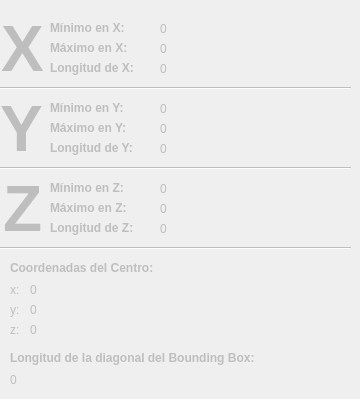
   <widget class="QWidget" name="boundingbox">
    <property name="enabled">
     <bool>false</bool>
    </property>
    <attribute name="title">
     <string>BBox</string>
    </attribute>
    <widget class="QLabel" name="label_20">
     <property name="geometry">
      <rect>
       <x>10</x>
       <y>320</y>
       <width>16</width>
       <height>20</height>
      </rect>
     </property>
     <property name="text">
      <string>z:</string>
     </property>
    </widget>
    <widget class="QLabel" name="label_3">
     <property name="geometry">
      <rect>
       <x>50</x>
       <y>100</y>
       <width>101</width>
       <height>17</height>
      </rect>
     </property>
     <property name="text">
      <string>&lt;html&gt;&lt;head/&gt;&lt;body&gt;&lt;p&gt;&lt;span style=&quot; font-weight:600;&quot;&gt;Mínimo en Y:&lt;/span&gt;&lt;/p&gt;&lt;/body&gt;&lt;/html&gt;</string>
     </property>
     <property name="textFormat">
      <enum>Qt::RichText</enum>
     </property>
    </widget>
    <widget class="QLabel" name="maxz">
     <property name="geometry">
      <rect>
       <x>160</x>
       <y>200</y>
       <width>191</width>
       <height>17</height>
      </rect>
     </property>
     <property name="text">
      <string>0</string>
     </property>
    </widget>
    <widget class="Line" name="line_3">
     <property name="geometry">
      <rect>
       <x>0</x>
       <y>240</y>
       <width>351</width>
       <height>16</height>
      </rect>
     </property>
     <property name="orientation">
      <enum>Qt::Horizontal</enum>
     </property>
    </widget>
    <widget class="QLabel" name="maxy">
     <property name="geometry">
      <rect>
       <x>160</x>
       <y>120</y>
       <width>191</width>
       <height>17</height>
      </rect>
     </property>
     <property name="text">
      <string>0</string>
     </property>
    </widget>
    <widget class="QLabel" name="label_12">
     <property name="geometry">
      <rect>
       <x>50</x>
       <y>220</y>
       <width>101</width>
       <height>17</height>
      </rect>
     </property>
     <property name="text">
      <string>&lt;html&gt;&lt;head/&gt;&lt;body&gt;&lt;p&gt;&lt;span style=&quot; font-weight:600;&quot;&gt;Longitud de Z:&lt;/span&gt;&lt;/p&gt;&lt;/body&gt;&lt;/html&gt;</string>
     </property>
     <property name="textFormat">
      <enum>Qt::RichText</enum>
     </property>
    </widget>
    <widget class="QLabel" name="label_7">
     <property name="geometry">
      <rect>
       <x>10</x>
       <y>260</y>
       <width>191</width>
       <height>17</height>
      </rect>
     </property>
     <property name="text">
      <string>&lt;html&gt;&lt;head/&gt;&lt;body&gt;&lt;p&gt;&lt;span style=&quot; font-weight:600;&quot;&gt;Coordenadas del Centro:&lt;/span&gt;&lt;/p&gt;&lt;/body&gt;&lt;/html&gt;</string>
     </property>
     <property name="textFormat">
      <enum>Qt::RichText</enum>
     </property>
    </widget>
    <widget class="QLabel" name="label_14">
     <property name="geometry">
      <rect>
       <x>10</x>
       <y>350</y>
       <width>311</width>
       <height>17</height>
      </rect>
     </property>
     <property name="text">
      <string>&lt;html&gt;&lt;head/&gt;&lt;body&gt;&lt;p&gt;&lt;span style=&quot; font-weight:600;&quot;&gt;Longitud de la diagonal del Bounding Box:&lt;/span&gt;&lt;/p&gt;&lt;/body&gt;&lt;/html&gt;</string>
     </property>
     <property name="textFormat">
      <enum>Qt::RichText</enum>
     </property>
    </widget>
    <widget class="QLabel" name="lonx">
     <property name="geometry">
      <rect>
       <x>160</x>
       <y>60</y>
       <width>191</width>
       <height>17</height>
      </rect>
     </property>
     <property name="text">
      <string>0</string>
     </property>
    </widget>
    <widget class="QLabel" name="label_2">
     <property name="geometry">
      <rect>
       <x>50</x>
       <y>40</y>
       <width>101</width>
       <height>17</height>
      </rect>
     </property>
     <property name="text">
      <string>&lt;html&gt;&lt;head/&gt;&lt;body&gt;&lt;p&gt;&lt;span style=&quot; font-weight:600;&quot;&gt;Máximo en X:&lt;/span&gt;&lt;/p&gt;&lt;/body&gt;&lt;/html&gt;</string>
     </property>
     <property name="textFormat">
      <enum>Qt::RichText</enum>
     </property>
    </widget>
    <widget class="QLabel" name="miny">
     <property name="geometry">
      <rect>
       <x>160</x>
       <y>100</y>
       <width>191</width>
       <height>17</height>
      </rect>
     </property>
     <property name="text">
      <string>0</string>
     </property>
    </widget>
    <widget class="QLabel" name="label_5">
     <property name="geometry">
      <rect>
       <x>50</x>
       <y>180</y>
       <width>101</width>
       <height>17</height>
      </rect>
     </property>
     <property name="text">
      <string>&lt;html&gt;&lt;head/&gt;&lt;body&gt;&lt;p&gt;&lt;span style=&quot; font-weight:600;&quot;&gt;Mínimo en Z:&lt;/span&gt;&lt;/p&gt;&lt;/body&gt;&lt;/html&gt;</string>
     </property>
     <property name="textFormat">
      <enum>Qt::RichText</enum>
     </property>
    </widget>
    <widget class="QLabel" name="label_18">
     <property name="geometry">
      <rect>
       <x>10</x>
       <y>280</y>
       <width>16</width>
       <height>20</height>
      </rect>
     </property>
     <property name="text">
      <string>x:</string>
     </property>
    </widget>
    <widget class="QLabel" name="label_10">
     <property name="geometry">
      <rect>
       <x>0</x>
       <y>80</y>
       <width>51</width>
       <height>101</height>
      </rect>
     </property>
     <property name="text">
      <string>&lt;html&gt;&lt;head/&gt;&lt;body&gt;&lt;p&gt;&lt;span style=&quot; font-size:48pt; font-weight:600;&quot;&gt;Y&lt;/span&gt;&lt;/p&gt;&lt;/body&gt;&lt;/html&gt;</string>
     </property>
     <property name="textFormat">
      <enum>Qt::RichText</enum>
     </property>
    </widget>
    <widget class="QLabel" name="label_6">
     <property name="geometry">
      <rect>
       <x>50</x>
       <y>200</y>
       <width>101</width>
       <height>17</height>
      </rect>
     </property>
     <property name="text">
      <string>&lt;html&gt;&lt;head/&gt;&lt;body&gt;&lt;p&gt;&lt;span style=&quot; font-weight:600;&quot;&gt;Máximo en Z:&lt;/span&gt;&lt;/p&gt;&lt;/body&gt;&lt;/html&gt;</string>
     </property>
     <property name="textFormat">
      <enum>Qt::RichText</enum>
     </property>
    </widget>
    <widget class="QLabel" name="label_11">
     <property name="geometry">
      <rect>
       <x>50</x>
       <y>140</y>
       <width>101</width>
       <height>17</height>
      </rect>
     </property>
     <property name="text">
      <string>&lt;html&gt;&lt;head/&gt;&lt;body&gt;&lt;p&gt;&lt;span style=&quot; font-weight:600;&quot;&gt;Longitud de Y:&lt;/span&gt;&lt;/p&gt;&lt;/body&gt;&lt;/html&gt;</string>
     </property>
     <property name="textFormat">
      <enum>Qt::RichText</enum>
     </property>
    </widget>
    <widget class="QLabel" name="minz">
     <property name="geometry">
      <rect>
       <x>160</x>
       <y>180</y>
       <width>191</width>
       <height>17</height>
      </rect>
     </property>
     <property name="text">
      <string>0</string>
     </property>
    </widget>
    <widget class="QLabel" name="label_9">
     <property name="geometry">
      <rect>
       <x>1</x>
       <y>0</y>
       <width>50</width>
       <height>101</height>
      </rect>
     </property>
     <property name="text">
      <string>&lt;html&gt;&lt;head/&gt;&lt;body&gt;&lt;p&gt;&lt;span style=&quot; font-size:48pt; font-weight:600;&quot;&gt;X&lt;/span&gt;&lt;/p&gt;&lt;/body&gt;&lt;/html&gt;</string>
     </property>
     <property name="textFormat">
      <enum>Qt::RichText</enum>
     </property>
    </widget>
    <widget class="Line" name="line_2">
     <property name="geometry">
      <rect>
       <x>0</x>
       <y>160</y>
       <width>351</width>
       <height>16</height>
      </rect>
     </property>
     <property name="orientation">
      <enum>Qt::Horizontal</enum>
     </property>
    </widget>
    <widget class="QLabel" name="maxx">
     <property name="geometry">
      <rect>
       <x>160</x>
       <y>40</y>
       <width>191</width>
       <height>17</height>
      </rect>
     </property>
     <property name="text">
      <string>0</string>
     </property>
    </widget>
    <widget class="QLabel" name="lonz">
     <property name="geometry">
      <rect>
       <x>160</x>
       <y>220</y>
       <width>191</width>
       <height>17</height>
      </rect>
     </property>
     <property name="text">
      <string>0</string>
     </property>
    </widget>
    <widget class="QLabel" name="centroz">
     <property name="geometry">
      <rect>
       <x>30</x>
       <y>320</y>
       <width>311</width>
       <height>20</height>
      </rect>
     </property>
     <property name="text">
      <string>0</string>
     </property>
    </widget>
    <widget class="QLabel" name="lony">
     <property name="geometry">
      <rect>
       <x>160</x>
       <y>140</y>
       <width>191</width>
       <height>17</height>
      </rect>
     </property>
     <property name="text">
      <string>0</string>
     </property>
    </widget>
    <widget class="QLabel" name="label">
     <property name="geometry">
      <rect>
       <x>50</x>
       <y>20</y>
       <width>101</width>
       <height>17</height>
      </rect>
     </property>
     <property name="text">
      <string>&lt;html&gt;&lt;head/&gt;&lt;body&gt;&lt;p&gt;&lt;span style=&quot; font-weight:600;&quot;&gt;Mínimo en X:&lt;/span&gt;&lt;/p&gt;&lt;/body&gt;&lt;/html&gt;</string>
     </property>
     <property name="textFormat">
      <enum>Qt::RichText</enum>
     </property>
    </widget>
    <widget class="QLabel" name="centrox">
     <property name="geometry">
      <rect>
       <x>30</x>
       <y>280</y>
       <width>311</width>
       <height>20</height>
      </rect>
     </property>
     <property name="text">
      <string>0</string>
     </property>
    </widget>
    <widget class="Line" name="line">
     <property name="geometry">
      <rect>
       <x>0</x>
       <y>80</y>
       <width>351</width>
       <height>16</height>
      </rect>
     </property>
     <property name="orientation">
      <enum>Qt::Horizontal</enum>
     </property>
    </widget>
    <widget class="QLabel" name="label_4">
     <property name="geometry">
      <rect>
       <x>50</x>
       <y>120</y>
       <width>101</width>
       <height>17</height>
      </rect>
     </property>
     <property name="text">
      <string>&lt;html&gt;&lt;head/&gt;&lt;body&gt;&lt;p&gt;&lt;span style=&quot; font-weight:600;&quot;&gt;Máximo en Y:&lt;/span&gt;&lt;/p&gt;&lt;/body&gt;&lt;/html&gt;</string>
     </property>
     <property name="textFormat">
      <enum>Qt::RichText</enum>
     </property>
    </widget>
    <widget class="QLabel" name="centroy">
     <property name="geometry">
      <rect>
       <x>30</x>
       <y>300</y>
       <width>311</width>
       <height>20</height>
      </rect>
     </property>
     <property name="text">
      <string>0</string>
     </property>
    </widget>
    <widget class="QLabel" name="minx">
     <property name="geometry">
      <rect>
       <x>160</x>
       <y>20</y>
       <width>191</width>
       <height>17</height>
      </rect>
     </property>
     <property name="text">
      <string>0</string>
     </property>
    </widget>
    <widget class="QLabel" name="label_8">
     <property name="geometry">
      <rect>
       <x>50</x>
       <y>60</y>
       <width>111</width>
       <height>17</height>
      </rect>
     </property>
     <property name="text">
      <string>&lt;html&gt;&lt;head/&gt;&lt;body&gt;&lt;p&gt;&lt;span style=&quot; font-weight:600;&quot;&gt;Longitud de X:&lt;/span&gt;&lt;/p&gt;&lt;/body&gt;&lt;/html&gt;</string>
     </property>
     <property name="textFormat">
      <enum>Qt::RichText</enum>
     </property>
    </widget>
    <widget class="QLabel" name="label_13">
     <property name="geometry">
      <rect>
       <x>3</x>
       <y>160</y>
       <width>41</width>
       <height>101</height>
      </rect>
     </property>
     <property name="text">
      <string>&lt;html&gt;&lt;head/&gt;&lt;body&gt;&lt;p&gt;&lt;span style=&quot; font-size:48pt; font-weight:600;&quot;&gt;Z&lt;/span&gt;&lt;/p&gt;&lt;/body&gt;&lt;/html&gt;</string>
     </property>
     <property name="textFormat">
      <enum>Qt::RichText</enum>
     </property>
    </widget>
    <widget class="QLabel" name="label_19">
     <property name="geometry">
      <rect>
       <x>10</x>
       <y>300</y>
       <width>16</width>
       <height>20</height>
      </rect>
     </property>
     <property name="text">
      <string>y:</string>
     </property>
    </widget>
    <widget class="QLabel" name="diabb">
     <property name="geometry">
      <rect>
       <x>10</x>
       <y>370</y>
       <width>331</width>
       <height>20</height>
      </rect>
     </property>
     <property name="text">
      <string>0</string>
     </property>
    </widget>
   </widget>
